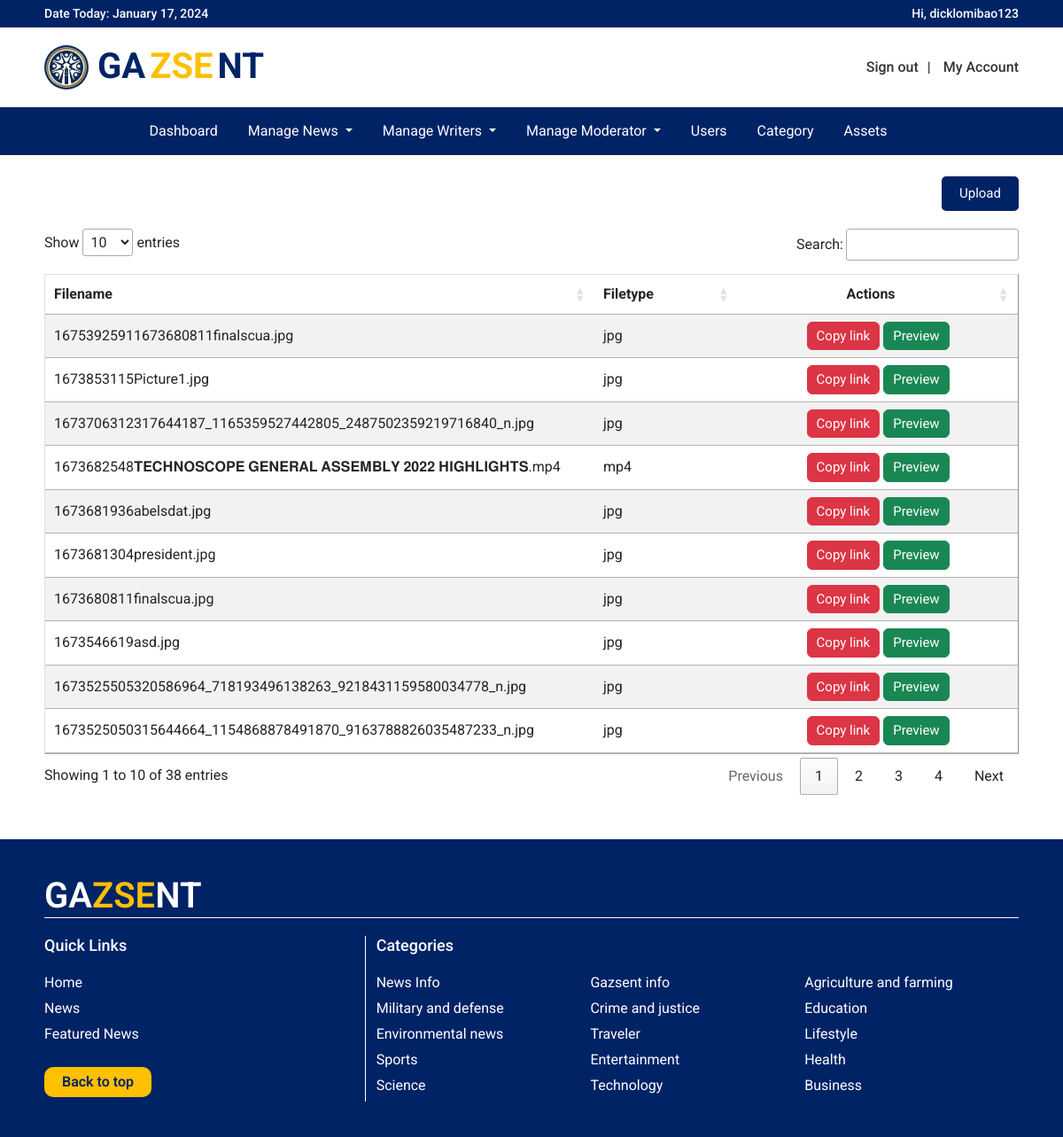
The page /pages/adminpanel/assets.php (signed in) on the database its author committed.
### tables this page shows
CREATE TABLE `assets` (
  `id` int(11) NOT NULL,
  `filename` varchar(200) NOT NULL,
  `filetype` varchar(10) NOT NULL,
  `date_created` timestamp NOT NULL DEFAULT current_timestamp() ON UPDATE current_timestamp()
);

CREATE TABLE `categories` (
  `id` int(11) NOT NULL,
  `title` varchar(50) NOT NULL,
  `description` varchar(300) NOT NULL
);

### classes/category_class.php (called while the page is built, shortened)
<?php
class Category extends Database
{
    function getCategoryList()
    {
        $pdo = $this->getConnection();
        $query = "SELECT * FROM categories ORDER BY id DESC";
        $statement = $pdo->prepare($query);
        $statement->execute();
        $result = $statement->fetchAll(PDO::FETCH_ASSOC);
        return $result;
    }
}

### pages/adminpanel/assets.php (the view, shortened to what this page needs)
<?php
$db = new Database;
$pdo = $db->getConnection();
$sql = "SELECT * FROM `assets` ORDER BY id DESC";
$statement = $pdo->prepare($sql);
$statement->execute();
$result = $statement->fetchAll(PDO::FETCH_ASSOC);
function getLink()
{
    if (isset($_SERVER['HTTPS']) && $_SERVER['HTTPS'] === 'on')
        $url = "https://";
    else
        $url = "http://";
    $url .= $_SERVER['HTTP_HOST'];
    return $url;
}
?>
<!DOCTYPE html>
<html lang="en">
<head>
    <link href="https://cdn.jsdelivr.net/npm/bootstrap@5.2.3/dist/css/bootstrap.min.css" rel="stylesheet">
    <link rel="stylesheet" href="//cdn.datatables.net/1.13.1/css/jquery.dataTables.min.css">
    <link href="../../css/body_configuration.css" rel="stylesheet">
    <link href="../../css/navbar.css" rel="stylesheet">
    <link href="../../css/category.css" rel="stylesheet">
</head>
<body>
    <?php require_once 'navbar.php'; ?>
    <div class="margin-side">
        <br>
        <div class="add-category-btn">
            <button type="button" data-bs-toggle="modal" data-bs-target="#exampleModal">
                Upload
            </button>
        </div>
        <table class="table table-striped" id="myTable" border="1">
            <thead>
                <tr>
                    <th scope="col">Filename</th>
                    <th scope="col">Filetype</th>
                    <th scope="col">
                        <center>
                            Actions
                        </center>
                    </th>
                </tr>
            </thead>
            <tbody>
                <?php foreach ($result as $item) { ?>
                    <tr valign="middle">
                        <td width="600"><?php echo $item['filename'] ?></td>
                        <td><?php echo $item['filetype'] ?></td>
                        <td>
                            <center>
                                <a href="<?php echo getLink().'/3rdyear/newswebsite/assets/newsassets/'.$item['filename'] ?>" class="copylink btn btn-danger">Copy link</a>&nbsp;<a href="../../assets/newsassets/<?php echo $item['filename'] ?>" target="_target" class="btn btn-success">Preview</a>
                            </center>
                        </td>
                    </tr>
                <?php } ?>
            </tbody>
        </table>
    </div>
    <?php require_once 'footer.php' ?>
</body>
</html>

### pages/adminpanel/footer.php
<?php
require_once "../../classes/category_class.php";
$category = new Category;
$list = $category->getCategoryList();
?>
<header class="footer">
    <div class="margin-side">
        <h1>GA<span>ZSE</span>NT</h1>
        <div class="container-fluid content">
            <div class="row">
                <div class="col-md-4" style="display: grid; border-right:1px solid white">
                    <h5>Quick Links</h5>
                    <a href="../../">Home</a>
                    <a href="../site/news.php">News</a>
                    <a href="../site/featurednews.php">Featured News</a>
                    <a href="#top" class="backtotop">Back to top</a>
                </div>
                <div class="col-md-8">
                    <h5>Categories</h5>
                    <div class="row">
                        <div class="row">
                            <?php
                            $count = 0;
                            foreach ($list as $item) {
                                if ($count != 15) {
                                    echo '<div class="col-md-4"><a class="dropdown-item" href="../site/category.php?id=' . $item['id'] . '&title=' . $item['title'] . '">' . $item['title'] . '</a></div>';
                                    $count++;
                                } else
                                    break;
                            }
                            ?>
                        </div>
                    </div>
                </div>
            </div>
        </div>
    </div>
</header>

### css/body_configuration.css (style rules this page uses)
.margin-side { max-width: 1100px; margin: auto; }

### css/navbar.css (style rules this page uses)
.container-fluid { padding: 0; }
.footer { margin-top: 50px; padding: 40px 0; width: 100%; background-color: #002366; }
.footer h1 { color: white; font-weight: 600; margin-bottom: 20px; border-bottom: 1px solid white; }
.footer span { color: #FFC000; }
.footer .content h5 { color: white; font-size: 18px; margin-bottom: 20px; }
.footer .content a { margin-bottom: 5px; color: white; font-size: 16px; text-decoration: none; }
.footer .content .backtotop { padding: 5px 20px; width: fit-content; margin-top: 20px; border-radius: 10px; background-color: #FFC000; font-weight: 600; color: #002366; }

### css/category.css (style rules this page uses)
.add-category-btn { width: 100%; display: flex; justify-content: end; margin-bottom: 20px; }
.add-category-btn button { text-decoration: none; background-color: #002366; color:white; padding: 8px 20px; border-radius: 5px; font-size: 15px; border: 0; }
.btn-success, .btn-danger { font-size: 15px; padding: 4px 10px; }

### rows shown on the page
assets: filename "16753925911673680811finalscua.jpg", filetype "jpg"
assets: filename "1673853115Picture1.jpg", filetype "jpg"
assets: filename "1673706312317644187_1165359527442805_2487502359219716840_n.jpg", filetype "jpg"
assets: filename "1673682548𝐓𝐄𝐂𝐇𝐍𝐎𝐒𝐂𝐎𝐏𝐄 𝐆𝐄𝐍𝐄𝐑𝐀𝐋 𝐀𝐒𝐒𝐄𝐌𝐁𝐋𝐘 𝟐𝟎𝟐𝟐 𝐇𝐈𝐆𝐇𝐋𝐈𝐆𝐇𝐓𝐒.mp4", filetype "mp4"
assets: filename "1673681936abelsdat.jpg", filetype "jpg"
assets: filename "1673681304president.jpg", filetype "jpg"
assets: filename "1673680811finalscua.jpg", filetype "jpg"
assets: filename "1673546619asd.jpg", filetype "jpg"
assets: filename "1673525505320586964_718193496138263_9218431159580034778_n.jpg", filetype "jpg"
assets: filename "1673525050315644664_1154868878491870_9163788826035487233_n.jpg", filetype "jpg"
categories: title "News Info"
categories: title "Gazsent info"
categories: title "Agriculture and farming"
categories: title "Military and defense"
categories: title "Crime and justice"
categories: title "Education"
categories: title "Environmental news"
categories: title "Traveler"
categories: title "Lifestyle"
categories: title "Sports"
categories: title "Entertainment"
categories: title "Health"
categories: title "Science"
categories: title "Technology"
categories: title "Business"

### other values the page prints
$_SESSION['username'] "dicklomibao123"
